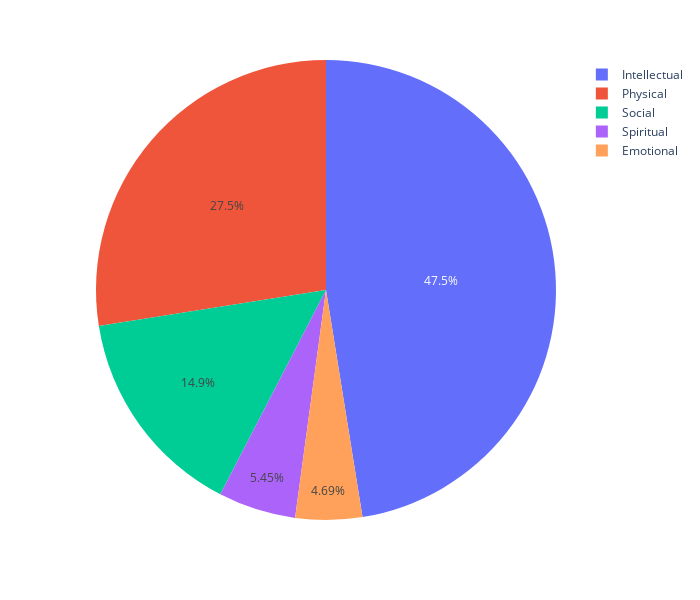

This figure's notebook cell:
### Markdown cell above
Overall popularity of categories according to total number of enrolments:

### Code cell
fig = px.pie(enrolments, names='category')
fig.update_layout(width=700, height=600)
fig.show()
# fig.update_layout(
#     plot_bgcolor="rgba(0, 0, 0, 0)",
#     paper_bgcolor="rgba(0, 0, 0, 0)",
#     font_color="white",
# )

### Figure 1 — Plotly figure (JSON) as saved in the notebook; plotly's stock layout.template omitted (floating-point values rounded to 4 significant figures; data arrays with more than 128 entries replaced by an {"elided": "..."} marker saying what was removed)
{"data": [{"domain": {"x": [0, 1], "y": [0, 1]}, "hovertemplate": "category=%{label}<extra></extra>", "labels": {"elided": "5377 str values"}, "legendgroup": "", "name": "", "showlegend": true, "type": "pie"}], "layout": {"height": 600, "legend": {"tracegroupgap": 0}, "margin": {"t": 60}, "width": 700}}
